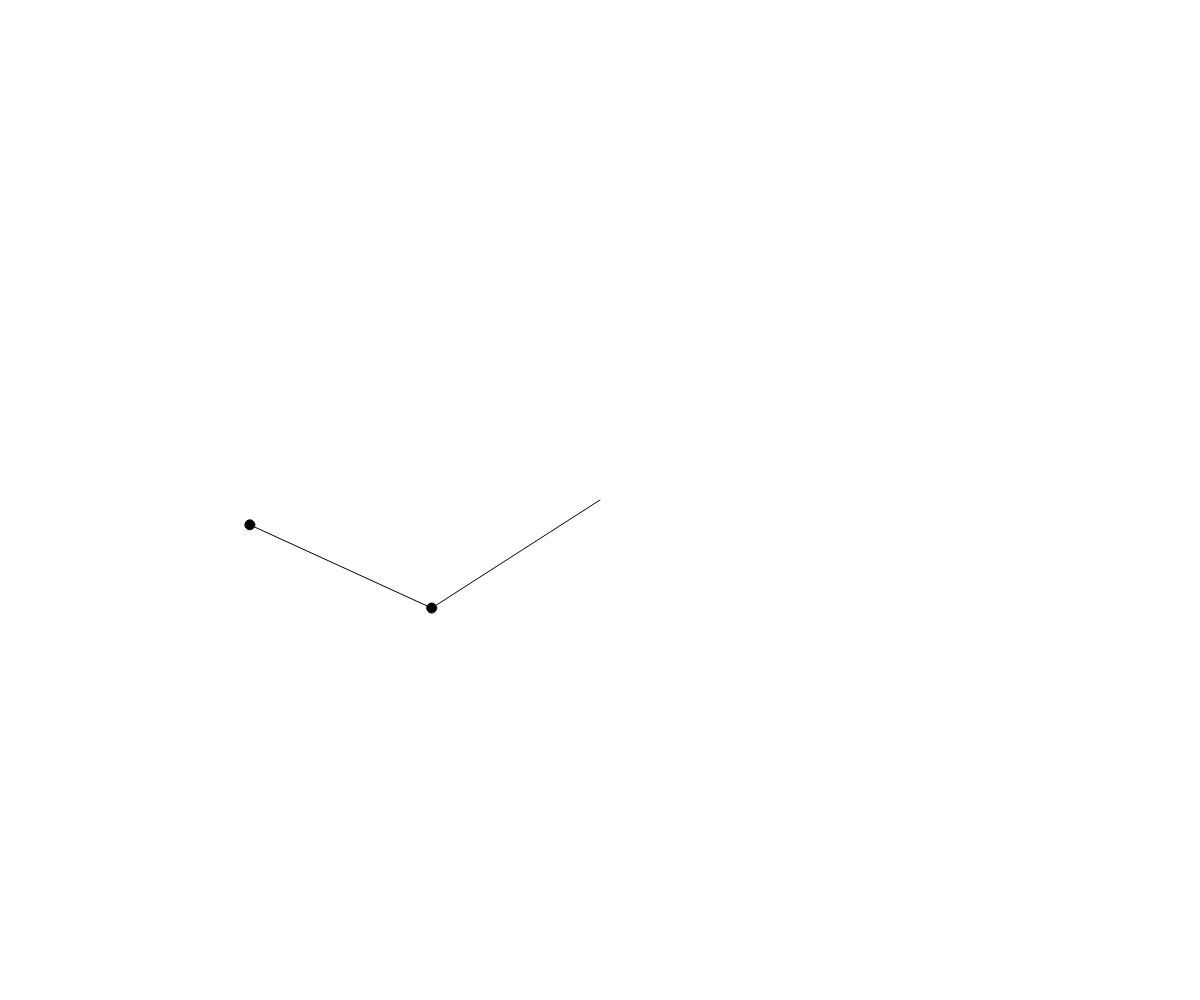
Frame 1 (no input)
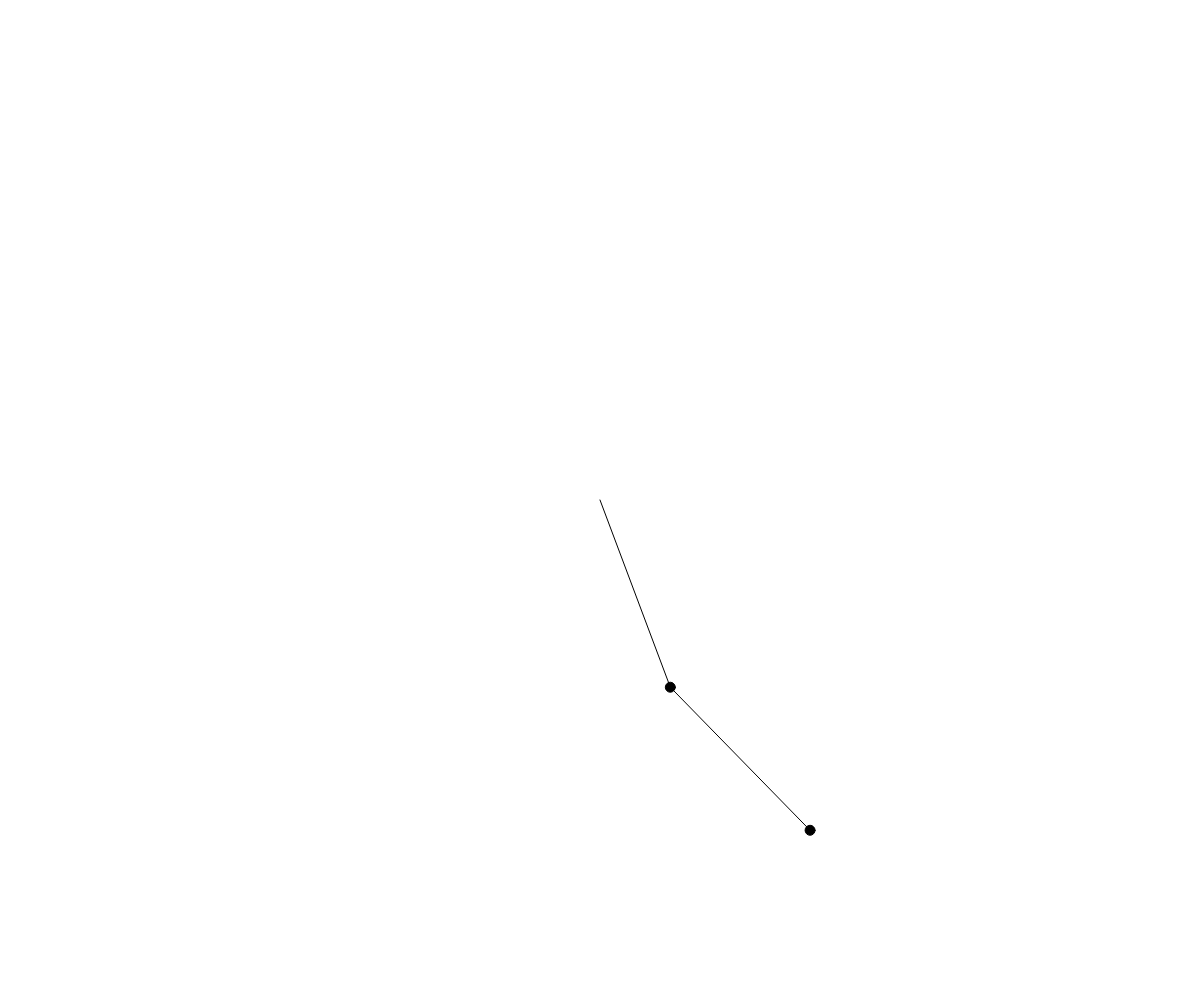
Frame 60 (no input)
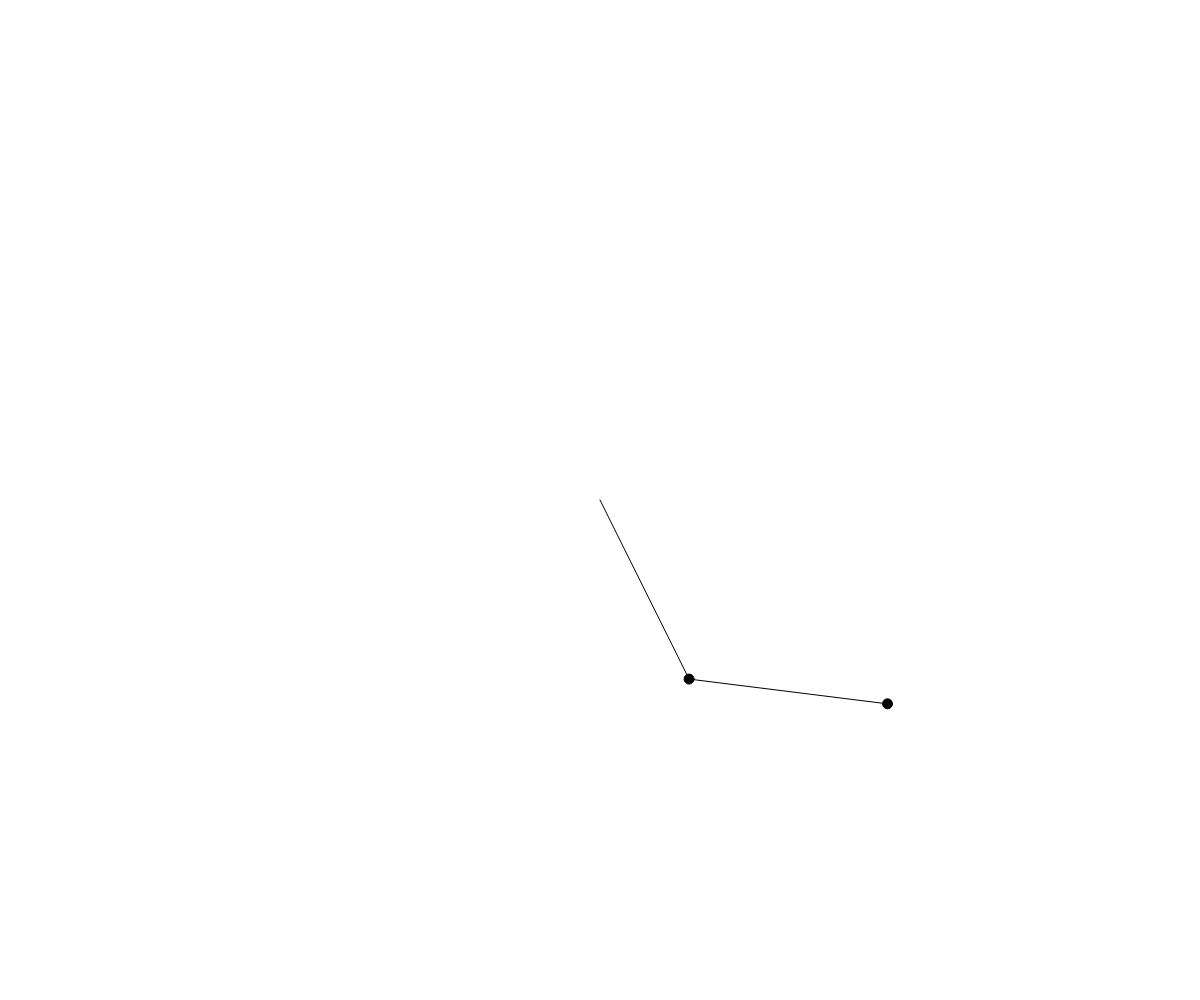
Frame 120 (the mouse pressed at the canvas centre since frame 60)

The p5.js sketch that drew these frames (run headless with seeded random() and noise() and a simulated clock; from frame 60 on, the mouse is pressed at the canvas centre):

// p5.js sketch
// ── sketch.js
function setup() 
{
  let canvas = createCanvas(window.innerWidth, window.innerHeight);
}

//Theta
let t1 = 1;
let t2= 2;

//Velocity
let v1=0;
let v2=0;

//Acceleration
let a1=0;
let a2=0;

//Length
let l1 = -200;
let l2 = -200;

//Mass
let m1 = 10;   //Why are these values negative? Who knows.  It kinda works!!!
let m2 = 10;

let g = -.5;

function draw() 
{
	fill(0);
	background(255);
	translate(window.innerWidth/2,window.innerHeight/2);

	let x1 = l1*sin(t1);
	let y1 = -l1*cos(t1);
	let x2 = x1+l2*sin(t2);
	let y2 = y1-l2*cos(t2);

	line(0,0,x1,y1);
	ellipse(x1,y1,m1,m1);

	line(x1,y1,x2,y2);
	ellipse(x2,y2,m2,m2);


	v1+=a1;
	v2+=a2;

	t1+=v1;
	t2+=v2;

	

	a1 = (-g*(2*m1+m2)*sin(t1)-m2*g*sin(t1-2*t2)-2*sin(t1-t2)*m2*(pow(v2,2)*l2+pow(v1,2)*l1*cos(t1-t1))) / (l1*(2*m1+m2-m2*cos(2*t1-2*t2)));
	a2 = (2*sin(t1-t2)*(pow(v1,2)*l1*(m1+m2)+g*(m1+m2)*cos(t1)+pow(v2,2)*l2*m2*cos(t1-t2))) / (l2*(2*m1+m2-m2*cos(2*t1-2*t2)));

	console.log(a1+","+a2);
}

function windowResized()
{
	resizeCanvas(window.innerWidth, window.innerHeight);
}

function arctan(n)
{
	return cos(n)/sin(n);
}
